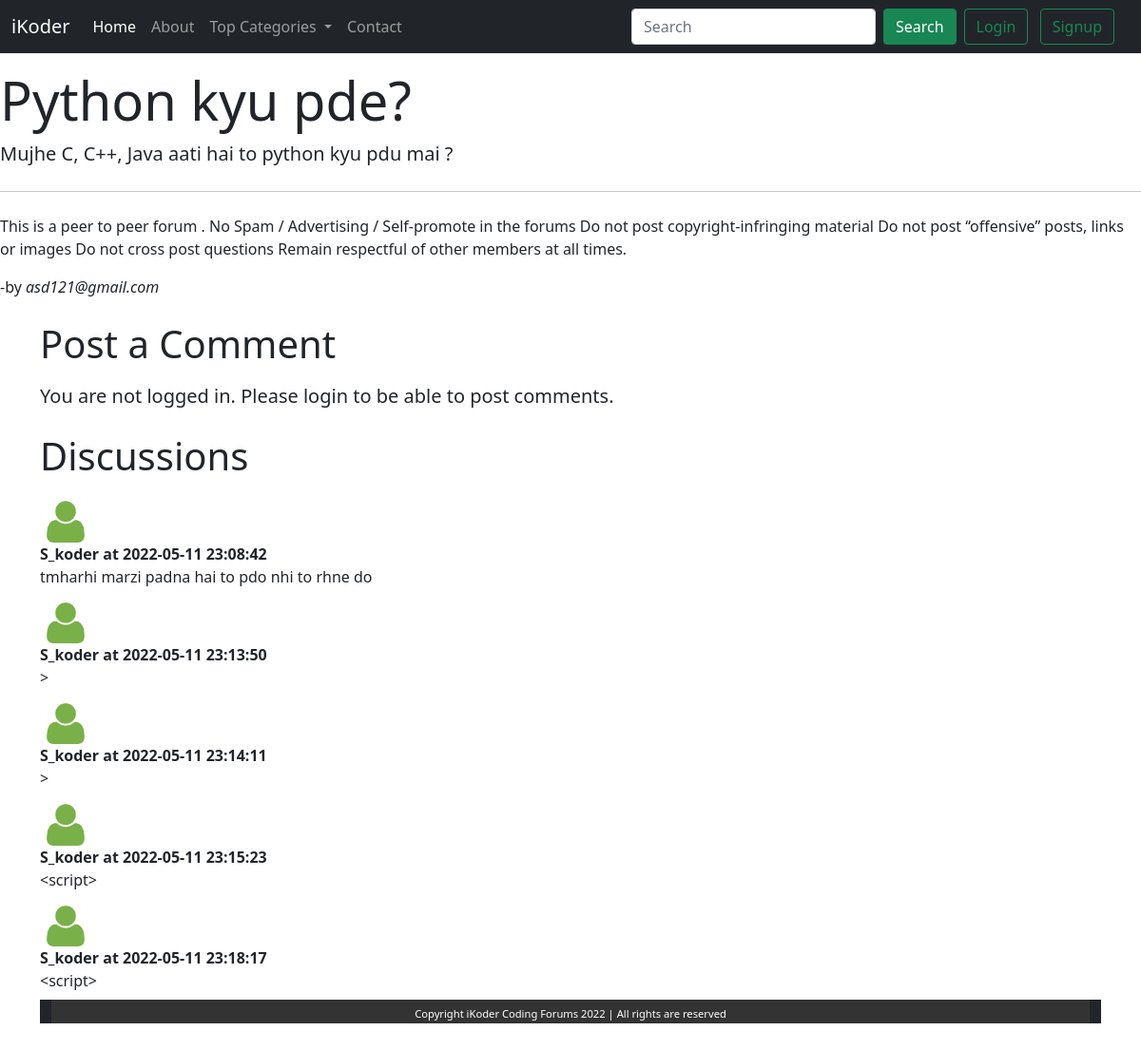
Screenshot of /thread.php?threadid=4 with the database file from the repository.
### tables this page shows
CREATE TABLE `threads` (
  `thread_id` int(11) NOT NULL,
  `thread_title` varchar(255) NOT NULL,
  `thread_desc` text NOT NULL,
  `thread_cat_id` int(11) NOT NULL,
  `thread_user_id` int(11) NOT NULL,
  `timestamp` datetime NOT NULL DEFAULT current_timestamp()
);

CREATE TABLE `users` (
  `sno` int(11) NOT NULL,
  `user_email` varchar(50) NOT NULL,
  `user_pass` varchar(255) NOT NULL,
  `timestamp` datetime NOT NULL DEFAULT current_timestamp()
);

CREATE TABLE `comments` (
  `comment_id` int(11) NOT NULL,
  `comment_content` text NOT NULL,
  `thread_id` int(11) NOT NULL,
  `comment_by` int(11) NOT NULL,
  `comment_time` datetime NOT NULL DEFAULT current_timestamp()
);

### thread.php (the view, shortened to what this page needs)
<!DOCTYPE html>
<html lang="en">
<body>
    <!doctype html>
    <html lang="en">
    <head>
        <link href="https://cdn.jsdelivr.net/npm/bootstrap@5.1.3/dist/css/bootstrap.min.css" rel="stylesheet"
>
    </head>
    <body>
        <?php include 'partials/_dbconnect.php'; ?>
        <?php include 'partials/_header.php'; ?>
        <?php
        $id = $_GET['threadid'];
        $sql = "SELECT * FROM `threads` WHERE thread_id = $id";
        $result = mysqli_query($conn, $sql);
        while($row = mysqli_fetch_assoc($result)){
            $title = $row['thread_title'];
            $desc = $row['thread_desc'];
            $thread_user_id = $row['thread_user_id'];
            $sql2 = "SELECT user_email  FROM `users` WHERE sno = '$thread_user_id'";
            $result2 = mysqli_query($conn, $sql2);
            $row2 = mysqli_fetch_assoc($result2);
            $posted_by = $row2['user_email'];
        }
        ?>
        <div class="conatiner my-3">
            <div class="jumbotron">
                <h1 class="display-4"><?php  echo $title; ?></h1>
                <p class="lead"><?php  echo $desc; ?></p>
                <hr class="my-4">
                <p>This is a peer to peer forum .
                    No Spam / Advertising / Self-promote in the forums
                    Do not post copyright-infringing material
                    Do not post “offensive” posts, links or images
                    Do not cross post questions
                    Remain respectful of other members at all times.</p>
                <p>-by <em><?php echo $posted_by; ?></em></p>
            </div>
        </div>
        <?php
    if(isset($_SESSION['loggedin']) && $_SESSION['loggedin']==true){
        echo '<div class="container">
            <h1 class="py-2">Post a Comment</h1>
            <form action= "'. $_SERVER['REQUEST_URI'] . '" method="post">
                <div class="form-group">
                    <label for="exampleFormControlTextarea1">Type your comment </label>
                    <textarea class="form-control" id="comment" name="comment" rows="3"></textarea>
                    <input type="hidden" name="sno" value = "'.$_SESSION['sno'].'">
                </div>
                <button type="submit" class="btn btn-success my-3">Post Comment</button>
            </form>
        </div>';
    }
    else{
        echo '
        <div class="container">
        <h1 class="py-2">Post a Comment</h1>
           <p class="lead">You are not logged in. Please login to be able to post comments.</p>
        </div>
        ';
    }
    ?>
        <div class="container mb-5">
            <h1 class="py-2">Discussions</h1>
            <?php
        $id = $_GET['threadid'];
        $sql = "SELECT * FROM `comments` WHERE thread_id = $id";
        $result = mysqli_query($conn, $sql);
        while($row = mysqli_fetch_assoc($result)){
            $content = $row['comment_content'];
            $comment_time = $row['comment_time'];
            $thread_user_id = $row['comment_by'];
            $sql2 = "SELECT user_email  FROM `users` WHERE sno = '$thread_user_id'";
            $result2 = mysqli_query($conn, $sql2);
            $row2 = mysqli_fetch_assoc($result2);
           echo '<div class="media my-2">
                <img src="img/user.png"  class="mr-3" width="54px" alt="..." >
                <div class="media-body">
                    <p class="fw-bold my-0">'.$row2['user_email'].' at '.$comment_time.' </p>
                    '. $content .'
                </div>
            </div>';
        }
        ?>
            <?php include 'partials/_footer.php'; ?>
    </body>
    </html>
</body>
</html>

### rows the page displays
threads: thread_title "Python kyu pde?", thread_desc "Mujhe C, C++, Java aati hai to python kyu pdu mai ?"
users: user_email "asd121@gmail.com"
comments: users.user_email "S_koder", comment_time "2022-05-11 23:08:42", comment_content "tmharhi marzi padna hai to pdo nhi to rhne do"
comments: users.user_email "S_koder", comment_time "2022-05-11 23:13:50", comment_content ">"
comments: users.user_email "S_koder", comment_time "2022-05-11 23:14:11", comment_content ">"
comments: users.user_email "S_koder", comment_time "2022-05-11 23:15:23", comment_content "<script>"
comments: users.user_email "S_koder", comment_time "2022-05-11 23:18:17", comment_content "<script>"
